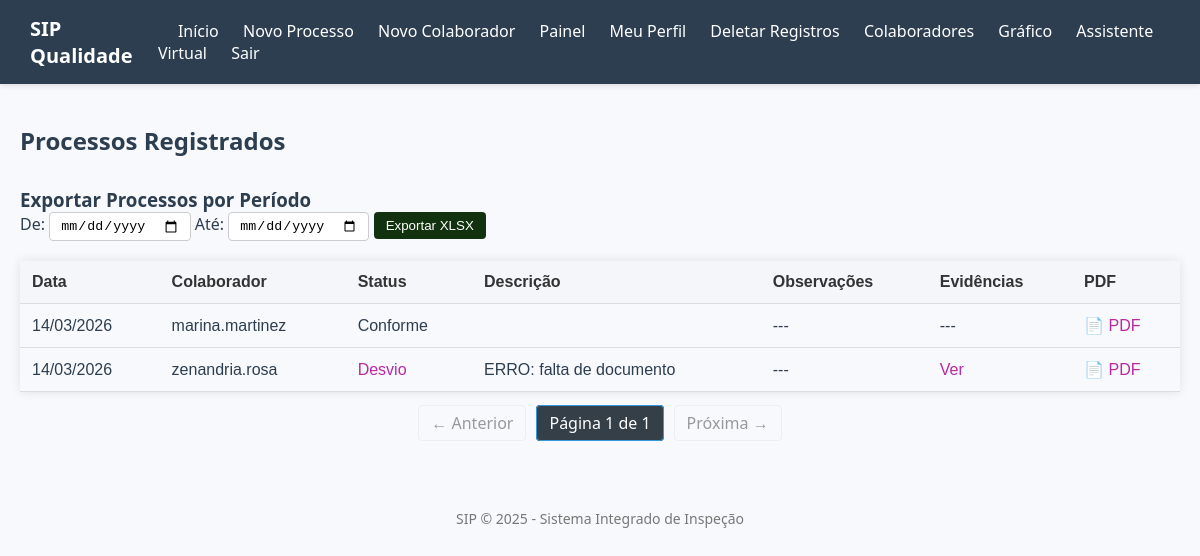
The page /index (signed in) on the database as committed earlier.
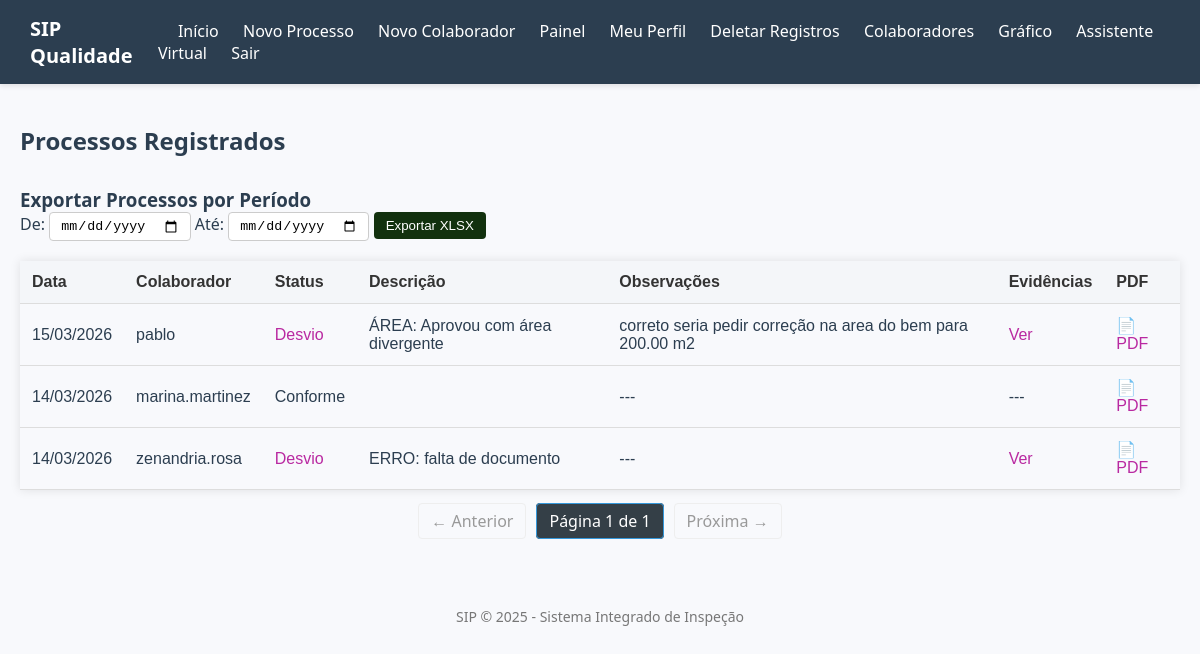
The same page on the database as committed later.
### app/models.py (models this page shows)
class Processo(db.Model):
    id = db.Column(db.Integer, primary_key=True)
    colaborador_id = db.Column(db.Integer, db.ForeignKey('colaborador.id'), nullable=False)
    data_analise = db.Column(db.DateTime, nullable=False)
    descricao = db.Column(db.Text, nullable=False)
    status = db.Column(db.String(20), nullable=False)
    observacoes = db.Column(db.Text)
    imagem = db.Column(db.String(200))
    detalhes = db.relationship('DetalhesProcesso', backref='processo', uselist=False)
    imagens = db.relationship(
    'ImagemProcesso',
    backref='processo',
    lazy=True,
    cascade="all, delete-orphan"
)

class Colaborador(db.Model):
    id = db.Column(db.Integer, primary_key=True)
    nome = db.Column(db.String(100), nullable=False)
    email = db.Column(db.String(120), nullable=False, unique=True)
    processos = db.relationship('Processo', backref='colaborador', lazy=True)

### app/routes.py (the view)
@app.route('/index')
def index():
    if not session.get('logado'):
        return redirect(url_for('login'))
    page = request.args.get('page', 1, type=int)
    processos = Processo.query.order_by(Processo.data_analise.desc()).paginate(page=page, per_page=10)
    return render_template('index.html', processos=processos, deletar_form=DeletarTodosForm())

### app/forms.py
class DeletarTodosForm(FlaskForm):
    submit = SubmitField('Deletar Todos os Registros')

### app/templates/index.html
{% extends 'base.html' %}
{% block content %}
<link rel="stylesheet" href="{{ url_for('static', filename='css/index_estilo.css') }}">
<h2>Processos Registrados</h2>
<h3>Exportar Processos por Período</h3>
<form action="{{ url_for('exportar_xlsx') }}" method="get">
    <label for="data_inicio">De:</label>
    <input type="date" name="data_inicio" required>
    <label for="data_fim">Até:</label>
    <input type="date" name="data_fim" required>
    <button type="submit">Exportar XLSX</button>
</form>
<table>
    <tr>
        <th>Data</th>
        <th>Colaborador</th>
        <th>Status</th>
        <th>Descrição</th>
        <th>Observações</th>
        <th>Evidências</th>
        <th>PDF</th>
    </tr>
    {% for processo in processos.items %}
    <tr>
        <td>{{ processo.data_analise.strftime('%d/%m/%Y') if processo.data_analise else '---' }}</td>
        <td>{{ processo.colaborador.nome }}</td>
        <td>
            {% if processo.status == 'Desvio' %}
                <a target="_blank"
                   href="https://outlook.office.com/mail/deeplink/compose?to={{ processo.colaborador.email }}&subject=Desvio%20encontrado%20-%20Qualidade&body=Prezados,%0D%0A%0D%0AIdentificamos um desvio no processo abaixo:%0D%0A%0D%0ADescrição: {{ processo.descricao | urlencode }}%0D%0AData da Análise: {{ processo.data_analise.strftime('%d/%m/%Y %H:%M') if processo.data_analise else '---' }}%0D%0AColaborador: {{ processo.colaborador.nome | urlencode }}%0D%0AObservações: {{ processo.observacoes or '---' | urlencode }}%0D%0A%0D%0AEm caso de dúvida, estamos à disposição.%0D%0A%0D%0AAtenciosamente,%0D%0AEquipe de Qualidade">
                     Desvio
                </a>
            {% else %}
                 Conforme
            {% endif %}
        </td>
        <td>{{ processo.descricao }}</td>
        <td>{{ processo.observacoes or '---' }}</td>
       <td>
{% if processo.imagens %}
    <a href="{{ url_for('ver_imagens_processo', id=processo.id) }}" target="_blank">
        Ver
    </a>
{% else %}
    ---
{% endif %}
</td>
        <td>
            <a href="{{ url_for('gerar_pdf', id=processo.id) }}" target="_blank">📄 PDF</a>
        </td>
    </tr>
    {% endfor %}
</table>
<nav aria-label="Paginação">
  <ul class="pagination">
    {% if processos.has_prev %}
      <li><a href="{{ url_for('index', page=processos.prev_num) }}">← Anterior</a></li>
    {% else %}
      <li class="disabled"><span>← Anterior</span></li>
    {% endif %}
    <li class="active">
      <span>Página {{ processos.page }} de {{ processos.pages }}</span>
    </li>
    {% if processos.has_next %}
      <li><a href="{{ url_for('index', page=processos.next_num) }}">Próxima →</a></li>
    {% else %}
      <li class="disabled"><span>Próxima →</span></li>
    {% endif %}
  </ul>
</nav>
{% endblock %}

Rows that differ between the two databases and show on the page:
added Processo: data_analise "15/03/2026", colaborador.nome "pablo", descricao "ÁREA: Aprovou com área divergente", observacoes "correto seria pedir correção na area do bem para 200.00 m2"
